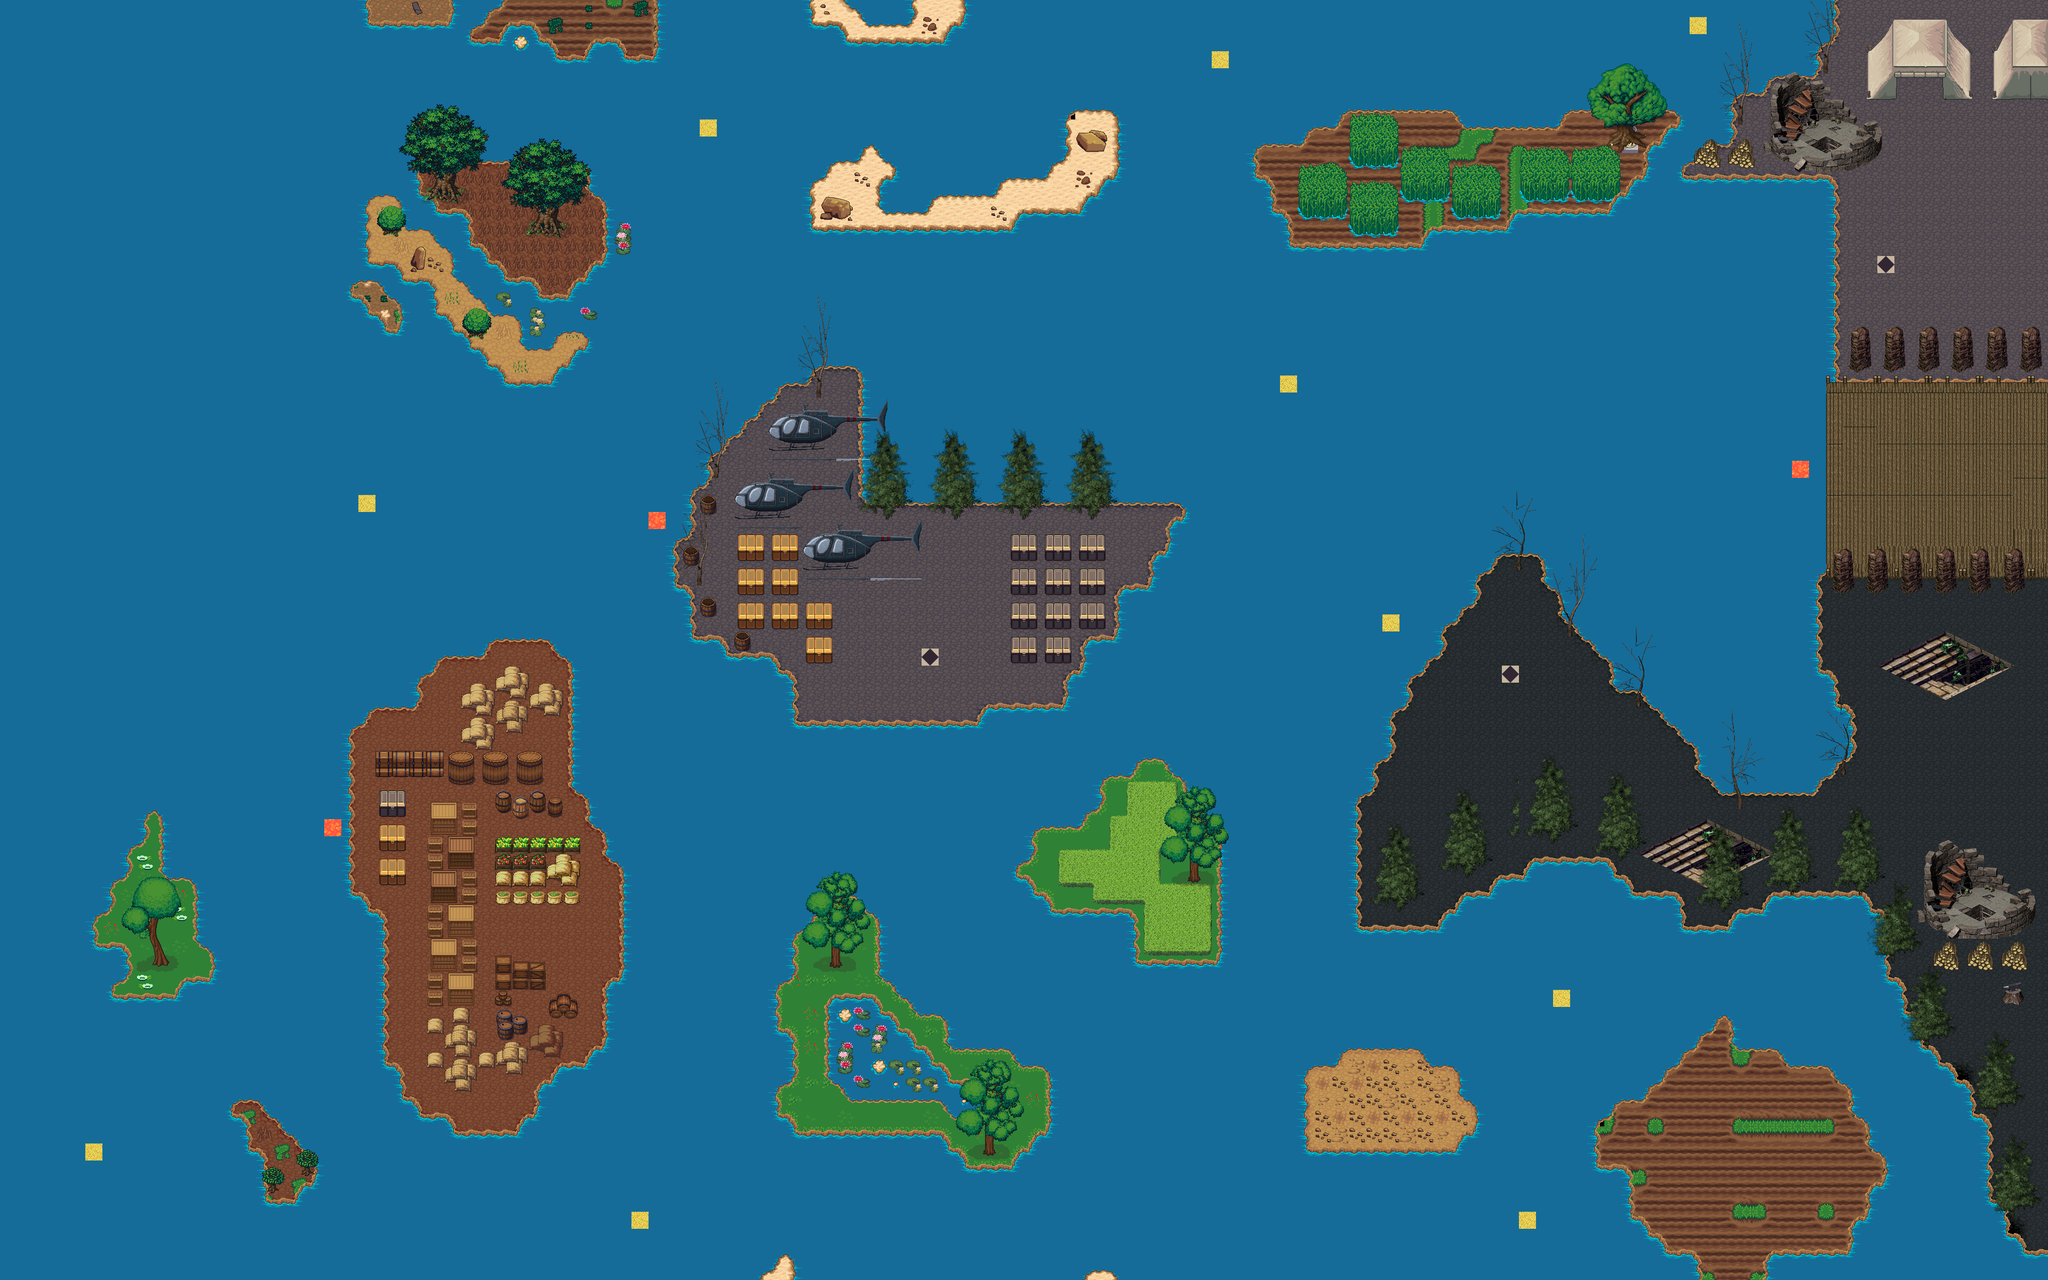

A 2D game scene composited from a Tiled map and its tileset images. What follows is a short description and the map's XML, with each tile layer's data collapsed to a summary:
An orthogonal 120x75 tile map with 32x32 px tiles, 15 tile layers (GrassRight, Maati, Chour, ChourTexture, ...), 9 tilesets.

<map version="1.10" tiledversion="1.11.2" orientation="orthogonal" renderorder="right-down" width="120" height="75" tilewidth="32" tileheight="32" infinite="0" nextlayerid="29" nextobjectid="1">
 <tileset firstgid="1" name="terrain" tilewidth="32" tileheight="32" tilecount="1024" columns="32">
  <image source="../Assets/terrain.png" trans="000000" width="1024" height="1024" />
  <tile id="187" probability="0.2" />
  <tile id="188" probability="0.4" />
  <tile id="189" probability="0.1" />
  <tile id="352" probability="0.005" />
  <tile id="353" probability="0.03" />
  <tile id="354" probability="0.2" />
  <tile id="355" probability="0.04" />
  <tile id="356" probability="0.02" />
  <tile id="358" probability="0.06" />
  <tile id="359" probability="0.06" />
  <tile id="360" probability="0.1" />
  <wangsets>
   <wangset name="Terrains" type="mixed" tile="-1" />
  </wangsets>
 </tileset>
 <tileset firstgid="1025" name="PathAndObjects" tilewidth="32" tileheight="32" tilecount="256" columns="16">
  <image source="../Assets/PathAndObjects.png" trans="000000" width="512" height="512" />
 </tileset>
 <tileset firstgid="1281" name="fence_medieva" tilewidth="32" tileheight="32" tilecount="1024" columns="16">
  <image source="../Assets/decorations-medieval.png" trans="000000" width="512" height="2048" />
  <wangsets>
   <wangset name="Terrains" type="mixed" tile="-1" />
  </wangsets>
 </tileset>
 <tileset firstgid="2305" name="trees-pale" tilewidth="32" tileheight="32" tilecount="1024" columns="32">
  <image source="../Assets/trees-pale.png" trans="000000" width="1024" height="1024" />
 </tileset>
 <tileset firstgid="3329" name="container" tilewidth="32" tileheight="32" tilecount="1024" columns="16">
  <image source="../Assets/container.png" trans="000000" width="512" height="2048" />
 </tileset>
 <tileset firstgid="4353" name="decorations-medieval" tilewidth="32" tileheight="32" tilecount="1024" columns="16">
  <image source="../Assets/decorations-medieval.png" trans="000000" width="512" height="2048" />
 </tileset>
 <tileset firstgid="5377" name="grassland_tiles" tilewidth="32" tileheight="32" tilecount="1344" columns="32">
  <image source="../Assets/grassland_tiles.png" trans="000000" width="1024" height="1344" />
 </tileset>
 <tileset firstgid="6721" name="fence_medieval" tilewidth="32" tileheight="32" tilecount="512" columns="16">
  <image source="../Assets/fence_medieval.png" trans="000000" width="512" height="1024" />
 </tileset>
 <tileset firstgid="7233" name="chopper" tilewidth="32" tileheight="32" tilecount="35" columns="7">
  <image source="../Assets/chopper.png" trans="000000" width="235" height="190" />
 </tileset>
 <layer id="13" name="GrassRight" width="120" height="75">
  <data>[9000 cells, 1 non-empty, 1 distinct tile ids]</data>
 </layer>
 <layer id="3" name="Maati" width="120" height="75">
  <data>[9000 cells, 47 non-empty, 15 distinct tile ids]</data>
 </layer>
 <layer id="15" name="Chour" width="120" height="75">
  <data>[9000 cells, 3077 non-empty, 95 distinct tile ids]</data>
 </layer>
 <layer id="19" name="ChourTexture" width="120" height="75">
  <data>[9000 cells, 334 non-empty, 58 distinct tile ids]</data>
 </layer>
 <layer id="17" name="River" width="120" height="75">
  <data>[9000 cells, 6938 non-empty, 13 distinct tile ids]</data>
 </layer>
 <layer id="20" name="RiverTexture" width="120" height="75">
  <data>[9000 cells, 22 non-empty, 8 distinct tile ids]</data>
 </layer>
 <layer id="7" name="ShadowTree" width="120" height="75">
  <data>[9000 cells, 8 non-empty, 8 distinct tile ids]</data>
 </layer>
 <layer id="8" name="TreeCollision" width="120" height="75">
  <data>[9000 cells, 44 non-empty, 28 distinct tile ids]</data>
 </layer>
 <layer id="21" name="Resource01" width="120" height="75">
  <data>[9000 cells, 155 non-empty, 69 distinct tile ids]</data>
 </layer>
 <layer id="26" name="Resource02" width="120" height="75">
  <data>[9000 cells, 157 non-empty, 36 distinct tile ids]</data>
 </layer>
 <layer id="27" name="Resource 03" width="120" height="75">
  <data>[9000 cells, 0 non-empty, 0 distinct tile ids]</data>
 </layer>
 <layer id="23" name="Resource 04" width="120" height="75">
  <data>[9000 cells, 156 non-empty, 15 distinct tile ids]</data>
 </layer>
 <layer id="24" name="ArmyCamps" width="120" height="75">
  <data>[9000 cells, 236 non-empty, 145 distinct tile ids]</data>
 </layer>
 <layer id="9" name="Tree" width="120" height="75">
  <data>[9000 cells, 828 non-empty, 234 distinct tile ids]</data>
 </layer>
 <layer id="28" name="Tile Layer 15" width="120" height="75">
  <data>[9000 cells, 16 non-empty, 3 distinct tile ids]</data>
 </layer>
</map>
